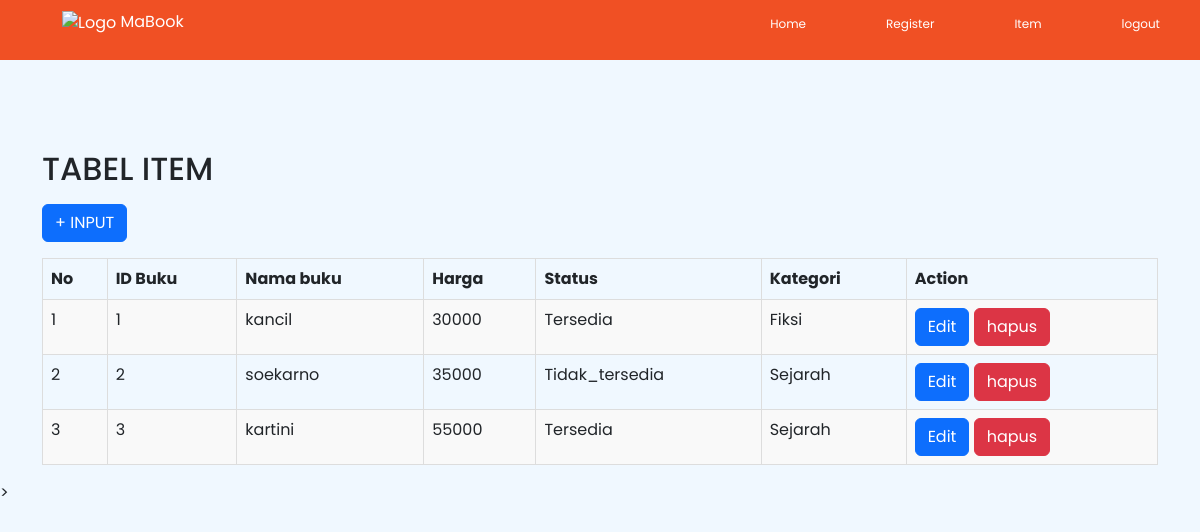
Page /public/Dashboard/item (signed in) on the committed database.
### tables this page shows
CREATE TABLE `item` (
  `id_item` int(11) NOT NULL,
  `nama_buku` varchar(50) NOT NULL,
  `status` varchar(20) NOT NULL,
  `harga` int(50) NOT NULL,
  `id_kategori` int(11) NOT NULL
);

CREATE TABLE `kategori` (
  `id_kategori` int(11) NOT NULL,
  `nama_kategori` varchar(11) NOT NULL
);

### app/core/Controller.php (called while the page is built, shortened)
<?php
class controller{
    public function view($view, $data=[]){
        require_once '../app/view/' . $view . '.php';
    }
    public function model($model){
        return new $model;
    }
}

### app/core/App.php (called while the page is built, shortened)
<?php
class App
{
    protected $method = 'index';
    protected $parameter = [];
    public function __construct()
    {
        $url = $this->parseURL();
        if (isset($url)) {
            if (file_exists('../app/controllers/' . $url[0] . '.php')) {
                unset($url[0]);
            }
            else{
                echo '<script language=javascript>alert("ini adalah nilai url 0 = ' . $url[0] . '")</script>';
            }
        }
        $this->controller = new $this->controller;
        if (isset($url[1])) {
            if (method_exists($this->controller, $url[1])) {
                $this->method = $url[1];
            }
        }
        call_user_func_array([$this->controller, $this->method], $this->parameter);
    }
    public function parseURL()
    {
        if (isset($_GET['url'])) {
            $url = rtrim($_GET['url'], '/');
            $url = filter_var($url, FILTER_SANITIZE_URL);
            $url = explode('/', $url);
            return $url;
        }
    }
}

### public/index.php (called while the page is built, shortened)
<?php
$app = new App;

### app/core/Database.php (called while the page is built, shortened)
<?php
class Database
{
    private $host = DB_HOST;
    private $user = DB_USER;
    private $pass = DB_PASS;
    private $db_name = DB_NAME;
    private $dbh;
    private $stmt;
    public function __construct()
    {
        $option = [
            PDO::ATTR_PERSISTENT => true,
            PDO::ATTR_ERRMODE => PDO::ERRMODE_EXCEPTION
        ];
        $dsn = 'mysql:host=' . $this->host . ';dbname=' . $this->db_name;
        try {
            $this->dbh = new PDO($dsn, $this->user, $this->pass, $option);
        } catch (PDOException $e) {
            die($e->getMessage());
        }
    }
    public function query($query)
    {
        $this->stmt = $this->dbh->prepare($query);
    }
    public function execute()
    {
        $this->stmt->execute();
    }
    public function resultSet()
    {
        $this->execute();
        return $this->stmt->fetchAll(PDO::FETCH_ASSOC);
    }
}

### app/model/Master_model.php (called while the page is built, shortened)
<?php
class Master_model
{
    private $db;
    public function __construct()
    {
        $this->db = new Database;
    }
    public function get_buku()
    {
        $this->db->query('SELECT * FROM item INNER JOIN kategori ON item.id_kategori = kategori.id_kategori');
        return $this->db->resultSet();
    }
}

### app/view/dashboard/item.php (the view, shortened to what this page needs)
<div class="container" style="padding-top: 150px">
    <h2>TABEL ITEM</h2>
    <?php
    if ($_SESSION['master'] || $_SESSION['admin']) {
        ?>
        <div class="my-3">
            <a href="<?= BASEURL; ?>/Insert/item" class="btn btn-primary">+ INPUT</a>
        </div>
        <?php
    }
    ?>
    <?php
    if ($_SESSION['master'] || $_SESSION['admin']) {
        ?>
        <table class="table">
            <tr>
                <th>No</th>
                <th>ID Buku</th>
                <th>Nama buku</th>
                <th>Harga</th>
                <th>Status</th>
                <th>Kategori</th>
                <th>Action</th>
            </tr>
            <?php
            if ($data['tabel'] > 0) {
                $no = 1;
                foreach ($data['tabel'] as $row) {
                    echo "<tr>
                    <td>$no</td>
                    <td>" . $row['id_item'] . "</td>
                    <td>" . $row['nama_buku'] . "</td>
                    <td>" . $row['harga'] . "</td>
                    <td>" . $row['status'] . "</td>
                    <td>" . $row['nama_kategori'] . "</td>
                    <td>
                        <a class='btn btn-primary' href='/UAS/public/Update/item/" . $row['id_item'] . "'>Edit</a>
                        <a class='btn btn-danger' href='/UAS/public/Delete/item/" . $row['id_item'] . "'>hapus</a>
                    </td>
                </tr>";
                    $no++;
                }
            } else {
                echo "<tr>
            <td colspan='7'>Tidak ada data mahasiswa.</td>
        </tr>";
            }
            ?>
        </table>
        <?php
    }
    ?>
</div>

### public/css/style.css (style rules this page uses)
.btn { display: inline-block !important; text-align: center; }

### app/view/templates/header.php (style rules this page uses)
th, td { text-align: left; padding: 8px; border: 1px solid #ddd; }
th { background-color: #f2f2f2; font-weight: bold; }
tr:nth-child(even) { background-color: #f9f9f9; }
body { font-family: 'Poppins', sans-serif; background: aliceblue; }
::placeholder { font-size: 16px; }

### rows in the picture
item: id_item "1", nama_buku "kancil", harga "30000", status "Tersedia", id_kategori.nama_kategori "Fiksi"
item: id_item "2", nama_buku "soekarno", harga "35000", status "Tidak_tersedia", id_kategori.nama_kategori "Sejarah"
item: id_item "3", nama_buku "kartini", harga "55000", status "Tersedia", id_kategori.nama_kategori "Sejarah"
